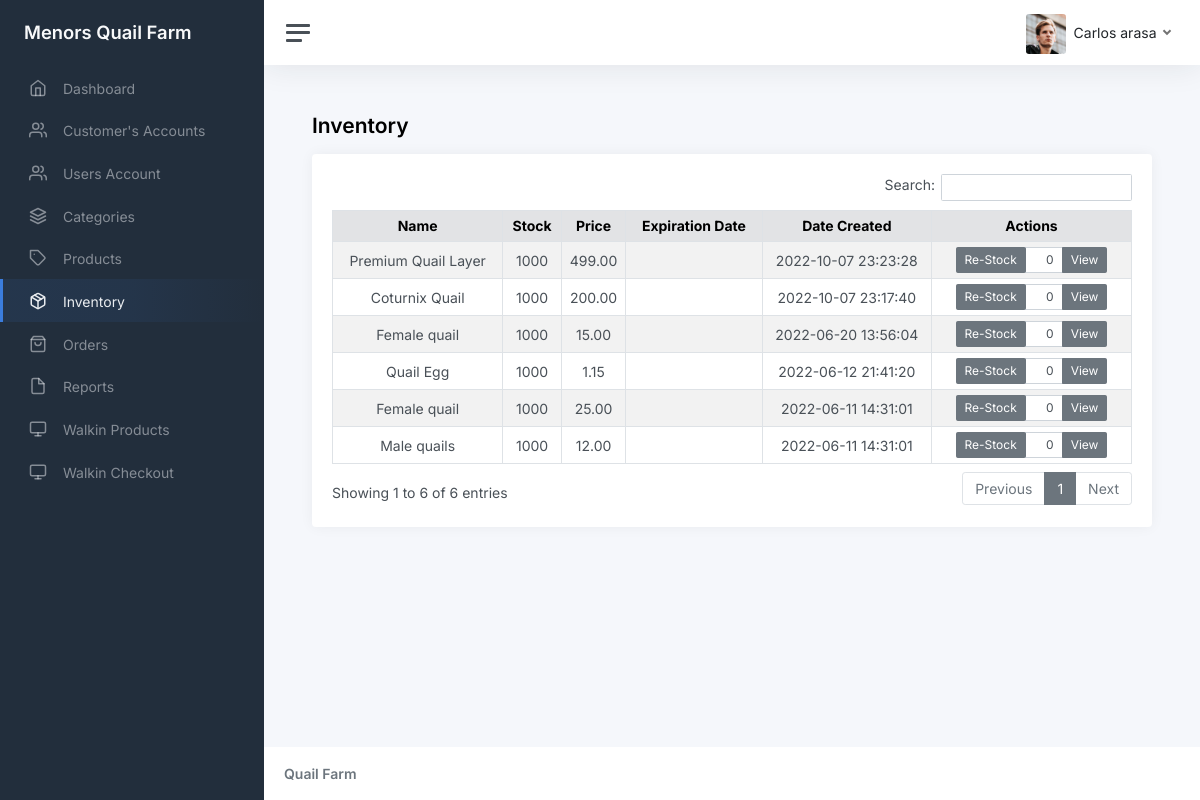
/admin/inventory.php (signed in), run on an earlier commit of the app's database.
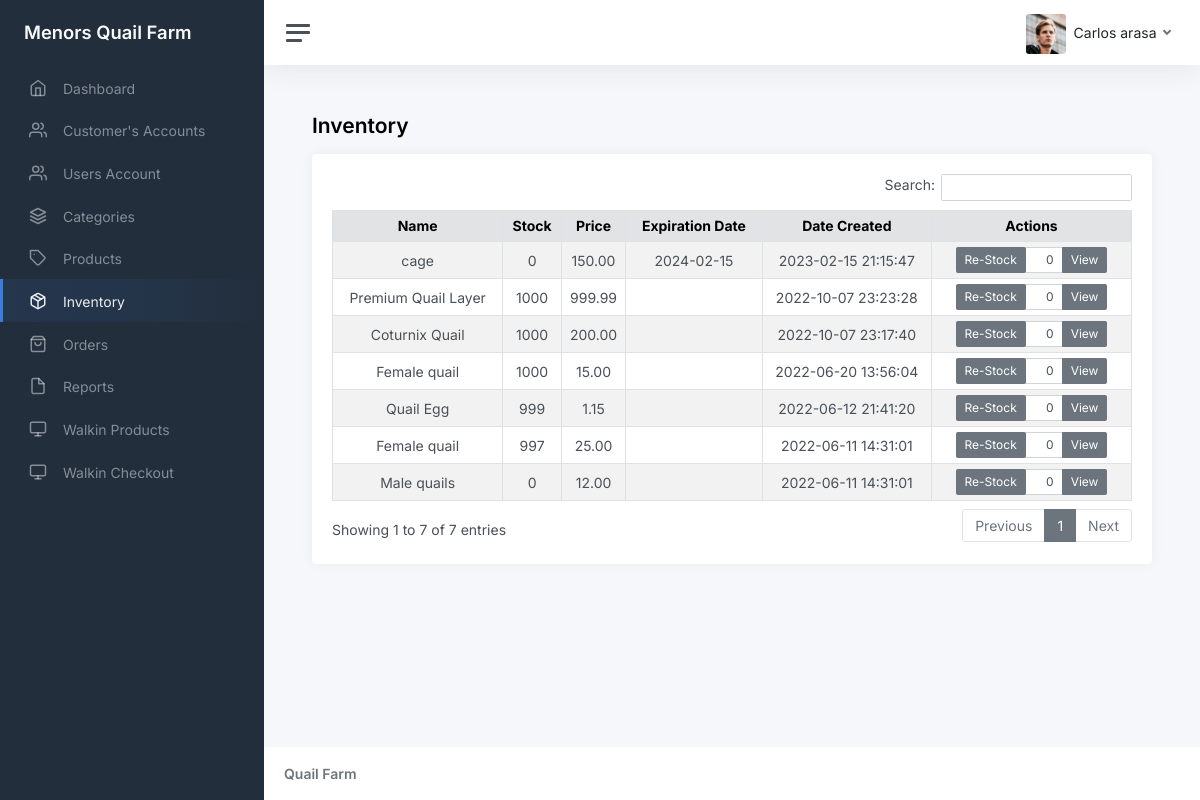
And on a later commit of the database.
### tables this page shows
CREATE TABLE `tbl_inventory` (
  `id` int(11) NOT NULL AUTO_INCREMENT,
  `product_id` int(11) DEFAULT NULL,
  `qty` int(11) DEFAULT NULL,
  PRIMARY KEY (`id`)
);

CREATE TABLE `tbl_product` (
  `id` int(11) NOT NULL AUTO_INCREMENT,
  `category_id` int(11) DEFAULT NULL,
  `name` varchar(45) DEFAULT NULL,
  `description` varchar(45) DEFAULT NULL,
  `image` varchar(255) DEFAULT NULL,
  `price` decimal(5,2) DEFAULT 0.00,
  `date_created` datetime DEFAULT current_timestamp(),
  `created_by` int(11) DEFAULT NULL,
  `is_deleted` int(11) DEFAULT 0,
  `expiration_date` date DEFAULT NULL,
  PRIMARY KEY (`id`)
);

### functions.php (called while the page is built, shortened)
<?php
function get_list($sql)
{
    $result = mysqli_query($_SESSION['conn'], $sql);
    $temp = array();
    while ($row = $result->fetch_assoc()) {
        $temp[] = $row;
    }
    return $temp;
}

### admin/inventory.php (the view, shortened to what this page needs)
<?php include_once('header.php') ?>
<main class="content">
  <div class="container-fluid p-0">
    <h1 class="h3 mb-3"><strong>Inventory</strong></h1>
    <div class="row">
      <div class="col-12 col-lg-12">
        <div class="card">
          <div class="card-body">
            <table class="table table-sm table-striped table-hover table-bordered">
              <thead class="table-secondary">
                <tr>
                  <th scope="col" class="text-center">Name</th>
                  <th scope="col" class="text-center">Stock</th>
                  <th scope="col" class="text-center">Price</th>
                  <th scope="col" class="text-center">Expiration Date</th>
                  <th scope="col" class="text-center">Date Created</th>
                  <th scope="col" class="text-center">Actions</th>
                </tr>
              </thead>
              <tbody>
                <?php foreach (get_list("select i.qty,p.* from tbl_product p inner join tbl_inventory i on i.product_id = p.id where is_deleted = 0 order by p.date_created desc") as $res) { ?>
                  <tr>
                    <td class="text-center"><?php echo $res['name']; ?></td>
                    <td class="text-center"><?php echo $res['qty']; ?></td>
                    <td class="text-center"><?php echo $res['price']; ?></td>
                    <td class="text-center"><?php echo $res['expiration_date']; ?></td>
                    <td class="text-center"><?php echo $res['date_created']; ?></td>
                    <td style="width: 25%;" class="text-center">
                      <center>
                        <form method="post" onsubmit="return confirm('Are You Sure?')">
                          <div class="input-group " style="justify-content: center;">
                            <div class="input-group-prepend">
                              <button class="btn btn-sm btn-secondary" type="submit" name="re_stock">Re-Stock </button>
                            </div>
                            <input type="text" class="form-control form-control-sm" name="qty" value="0" style="text-align:right;max-width:20%">
                            <a href="inventory_view.php?id=<?php echo $res['id']; ?>" class="btn btn-sm btn-secondary btn-edit"> View </a>
                          </div>
                        </form>
                      </center>
                    </td>
                  </tr>
                <?php } ?>
              </tbody>
            </table>
          </div>
        </div>
      </div>
    </div>
  </div>
</main>
<?php include_once('footer.php') ?>

What changed in the data, as far as the page shows it:
added tbl_inventory: product.name "cage", qty "0", product.price "150.00", product.expiration_date "2024-02-15", product.date_created "2023-02-15 21:15:47"
changed through a linked row, tbl_inventory "Premium Quail Layer": product.price "499.00" → "999.99"
changed tbl_inventory "Quail Egg": qty "1000" → "999"
changed tbl_inventory (number 6 of 7 on the later page): qty "1000" → "997"
changed tbl_inventory "Male quails": qty "1000" → "0"
Also different on the page:
text written by a page script: "Search: Showing 1 to 6 of 6 entries Previous 1 Next" → "Search: Showing 1 to 7 of 7 entries Previous 1 Next"
